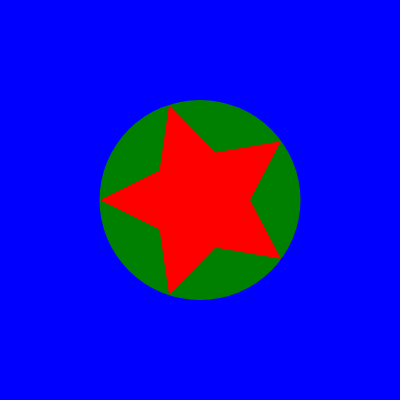
Frame 1 (no input)
Frame 60 (no input): identical to frame 1, image omitted
Frame 120 (the mouse pressed at the canvas centre since frame 60): identical to frame 1, image omitted

The p5.js sketch that drew this single still picture (run headless with seeded random() and noise() and a simulated clock; from frame 60 on, the mouse is pressed at the canvas centre):

// p5.js sketch
// ── sketch.js
function setup() {
  createCanvas(400, 400);
  noStroke();
}

function draw() {
  background(0, 0, 255);

  fill(0, 128, 0);
  ellipse(200, 200, 201, 200);

  fill(255, 0, 0);
  beginShape();
  for (let i = 0; i < 10; i++) {
    let angle = PI / 5 * i;
    let r = i % 2 === 0 ? 50 : 100;
    let x = 200 + cos(angle) * r;
    let y = 200 + sin(angle) * r;
    vertex(x, y);
  }
  endShape(CLOSE);
}
